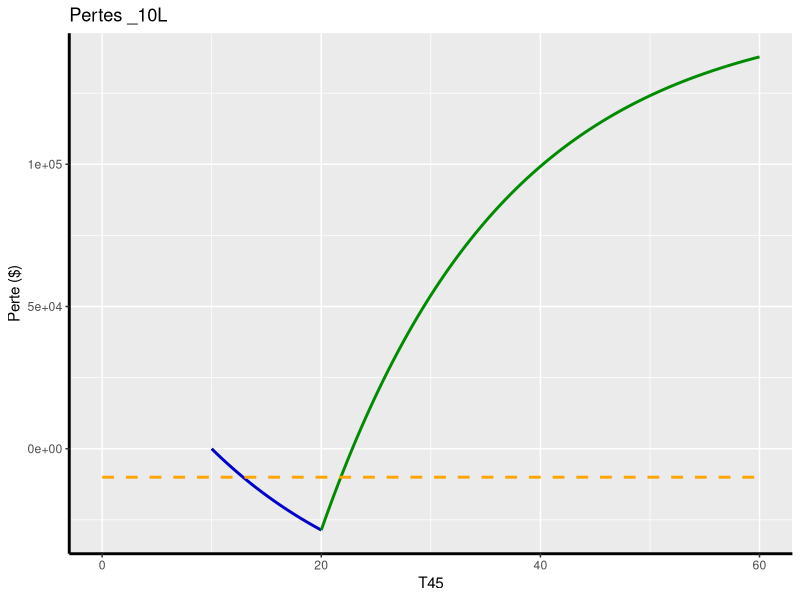

Here is the R script that generated this plot:
### TP 1 ACT-2007
### Olivier Bourret


library(tidyverse)

## Numéro 1

# Fonction pour calculer la force de mortalité lorsque s > 2

f_Mort <- function(x){
    0.00022+(2.7)*10^(-6)*1.124^x
}
f_Mort(59.99)


# Fonction récursive pour calculer la valeur de la réserve à t

reserve_Euler <- function(h, reserve, t){
    i <- 1
    nb_iter <- (30-t)/h
    for(i in 1:nb_iter){
        reserve <- (reserve - h*(2500 - 100000*f_Mort(60 - (i)*h)))/(1 + h*(0.04 + f_Mort(60 - (i)*h)))
        i <- i+1
    }
    reserve
}


reserve_Euler(0.1, 100000, 29.99)   ### Pour 15_V, h = 0.1   
reserve_Euler(0.1, 100000, 20)   ### Pour 20_V, h = 0.1
reserve_Euler(0.01, 100000, 15)   ### Pour 15_V, h = 0.01   
reserve_Euler(0.01, 100000, 20)   ### Pour 20_V, h = 0.01    
    
    

## Numéro 3

# Graphique de la perte


ggplot(data.frame(x = c(0,50)), aes(x = x)) +
           stat_function(fun = function(x){
               -3802.09 * ((1-exp(-0.06*(x-10)))/0.06)
               },
               color = "blue3",
               lwd = 1, 
               xlim = c(10,20)) +
           stat_function(fun = function(x){
               20000 * exp(-0.6) * ((1-exp(-0.06 *(x-20)))/0.06) - 3802.09 * ((1-exp(-0.06*10))/0.06)
               },
               color = "green4",
               lwd = 1,
               xlim = c(20,60)) +
            stat_function(fun = function(x){-10000},
                          color = "orange1",
                          lwd = 1,
                          lty = 2,
                          xlim = c(0,60)) + ggtitle("Pertes _10L") +
    xlab("T45") +
    ylab("Perte ($)") +
    theme(axis.line = element_line(colour = "black", size = 1, linetype = "solid"))


## Numéro 6

# Fonction pour calculer t_p_x

tpx <- function(x,t){
    A <- 0.00022
    B <- 2.7*10^(-6)
    c <- 1.124
    exp(-A*t - (B/log(c))*(c^x)*((c^t)-1))
}
tpx(20,1)

# Fonction pour calculer une assurance temporaire (ou entière)

aTempo <- function(x, t, i){
    j <- 0
    nb_iter <- t-1
    Assurance <- 0
    for(j in 0:nb_iter){
        Assurance <- Assurance + (1+i)^(-(j+1))*tpx(x,j)*(1-tpx(x+j,1))
        j <- j+1
    }
    Assurance
}

aTempo(25, 1000, 0.05) ### Pour i = 5%
aTempo(22, 1000, 0.02) ### Pour i = 2%



# Fonction pour calculer une rente

rTemp <- function(x, t, i){
    v <- (1+i)^(-1)
    j <- 0
    nb_iter <- t-1
    rente <- 0
    for(j in 0:nb_iter){
        rente <- rente + v^j * tpx(x,j)
        j <- j+1
    }
    rente
}

rTemp(25,1000, 0.05)

     
